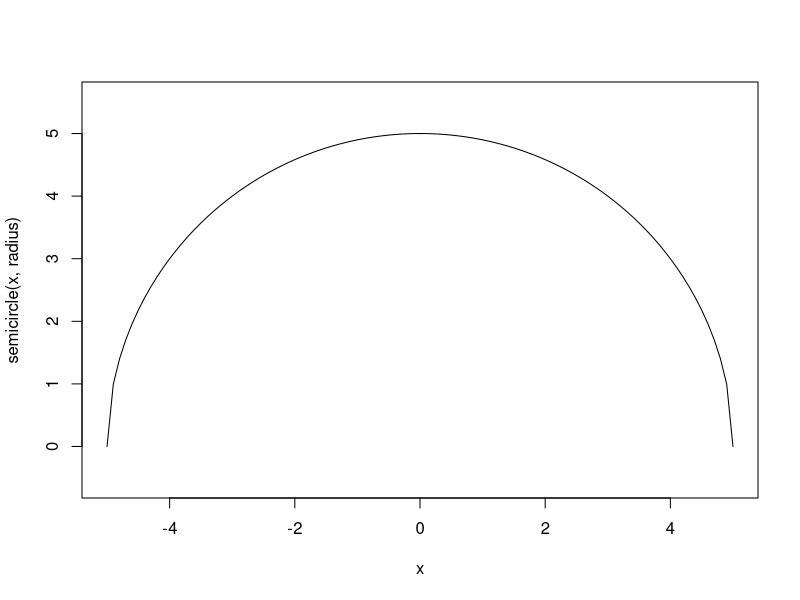

Reproduce this figure in R.
## ---- chunk 1
semicircle <- function(x, radius) {
  sqrt(radius^2 - x^2)
}
## ---- chunk 2
radius <- 5
curve(semicircle(x, radius), -radius, radius,
      asp = 1) # アスペクト比を1:1にする
## ---- chunk 3
# 半径を5とする
radius <- 5
integrate(semicircle, -radius, radius, # -radiusからradiusまでの範囲で積分する
          radius = radius)

pi * 5^2 / 2
## ---- chunk 4
circle_area_approx <- function(radius) {
  out <- integrate(semicircle, -radius, radius,
                   radius = radius)
  out$value * 2
}

circle_area_approx(5)
## ---- chunk 5
circle_area_true <- function(radius) {
  pi * radius ^ 2
}

data <- data.frame(radius = 1:10)
data$circle_area_approx <- sapply(data$radius, circle_area_approx)
data$circle_area_true <- sapply(data$radius, circle_area_true)
knitr::kable(data)
## ---- chunk 6
# OK
integrate(dnorm, -Inf, Inf)

# NG
integrate(dnorm, -1e6, 1e6)
